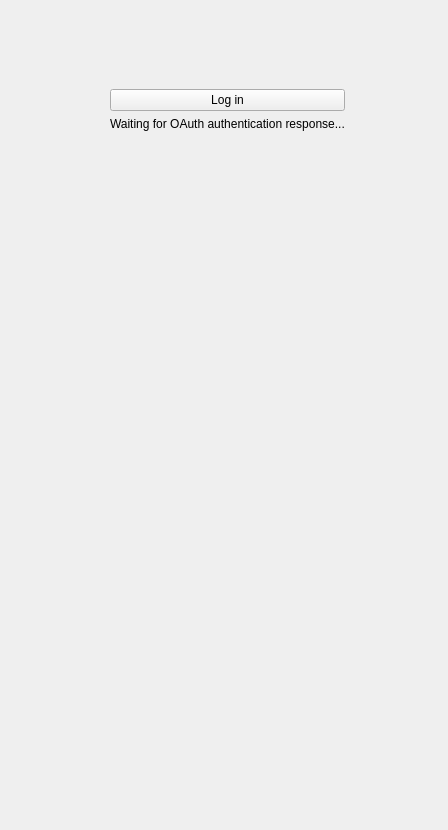
<?xml version="1.0" encoding="UTF-8"?>
<ui version="4.0">
 <class>DockWidget</class>
 <widget class="QDockWidget" name="DockWidget">
  <property name="geometry">
   <rect>
    <x>0</x>
    <y>0</y>
    <width>448</width>
    <height>830</height>
   </rect>
  </property>
  <property name="allowedAreas">
   <set>Qt::LeftDockWidgetArea|Qt::RightDockWidgetArea</set>
  </property>
  <property name="windowTitle">
   <string>Koordinates</string>
  </property>
  <widget class="QWidget" name="dockWidgetContents">
   <layout class="QVBoxLayout" name="verticalLayout">
    <property name="leftMargin">
     <number>0</number>
    </property>
    <property name="topMargin">
     <number>0</number>
    </property>
    <property name="rightMargin">
     <number>0</number>
    </property>
    <property name="bottomMargin">
     <number>0</number>
    </property>
    <item>
     <widget class="QStackedWidget" name="stackedWidget">
      <property name="currentIndex">
       <number>0</number>
      </property>
      <widget class="QWidget" name="pageAuth">
       <layout class="QGridLayout" name="gridLayout">
        <item row="0" column="2">
         <spacer name="verticalSpacer">
          <property name="orientation">
           <enum>Qt::Vertical</enum>
          </property>
          <property name="sizeType">
           <enum>QSizePolicy::Fixed</enum>
          </property>
          <property name="sizeHint" stdset="0">
           <size>
            <width>20</width>
            <height>40</height>
           </size>
          </property>
         </spacer>
        </item>
        <item row="3" column="3">
         <spacer name="horizontalSpacer_3">
          <property name="orientation">
           <enum>Qt::Horizontal</enum>
          </property>
          <property name="sizeHint" stdset="0">
           <size>
            <width>40</width>
            <height>20</height>
           </size>
          </property>
         </spacer>
        </item>
        <item row="1" column="1" colspan="2">
         <widget class="QLabel" name="labelHeader">
          <property name="text">
           <string/>
          </property>
         </widget>
        </item>
        <item row="4" column="2">
         <widget class="QPushButton" name="btnLogin">
          <property name="sizePolicy">
           <sizepolicy hsizetype="MinimumExpanding" vsizetype="Fixed">
            <horstretch>0</horstretch>
            <verstretch>0</verstretch>
           </sizepolicy>
          </property>
          <property name="text">
           <string>Log in</string>
          </property>
         </widget>
        </item>
        <item row="3" column="0">
         <spacer name="horizontalSpacer">
          <property name="orientation">
           <enum>Qt::Horizontal</enum>
          </property>
          <property name="sizeHint" stdset="0">
           <size>
            <width>40</width>
            <height>20</height>
           </size>
          </property>
         </spacer>
        </item>
        <item row="7" column="2">
         <spacer name="verticalSpacer_2">
          <property name="orientation">
           <enum>Qt::Vertical</enum>
          </property>
          <property name="sizeHint" stdset="0">
           <size>
            <width>20</width>
            <height>40</height>
           </size>
          </property>
         </spacer>
        </item>
        <item row="5" column="2">
         <widget class="QLabel" name="labelWaiting">
          <property name="sizePolicy">
           <sizepolicy hsizetype="MinimumExpanding" vsizetype="Preferred">
            <horstretch>0</horstretch>
            <verstretch>0</verstretch>
           </sizepolicy>
          </property>
          <property name="text">
           <string>Waiting for OAuth authentication response...</string>
          </property>
         </widget>
        </item>
       </layout>
      </widget>
      <widget class="QWidget" name="pageBrowser">
       <layout class="QVBoxLayout" name="verticalLayout_5">
        <item>
         <layout class="QHBoxLayout" name="horizontalLayout_8">
          <item>
           <widget class="QLabel" name="labelLoggedAs">
            <property name="text">
             <string>TextLabel</string>
            </property>
           </widget>
          </item>
          <item>
           <spacer name="horizontalSpacer_7">
            <property name="orientation">
             <enum>Qt::Horizontal</enum>
            </property>
            <property name="sizeHint" stdset="0">
             <size>
              <width>40</width>
              <height>20</height>
             </size>
            </property>
           </spacer>
          </item>
          <item>
           <widget class="QPushButton" name="btnLogout">
            <property name="text">
             <string>Log out</string>
            </property>
           </widget>
          </item>
         </layout>
        </item>
        <item>
         <widget class="Line" name="line_4">
          <property name="orientation">
           <enum>Qt::Horizontal</enum>
          </property>
         </widget>
        </item>
        <item>
         <widget class="QgsCollapsibleGroupBox" name="groupBox">
          <property name="title">
           <string>Filters</string>
          </property>
          <layout class="QVBoxLayout" name="verticalLayout_4">
           <item>
            <widget class="QLabel" name="labelContext">
             <property name="font">
              <font>
               <weight>75</weight>
               <bold>true</bold>
              </font>
             </property>
             <property name="text">
              <string>User Scope</string>
             </property>
            </widget>
           </item>
           <item>
            <layout class="QHBoxLayout" name="horizontalLayout_4">
             <property name="leftMargin">
              <number>9</number>
             </property>
             <item>
              <widget class="QComboBox" name="comboContext"/>
             </item>
            </layout>
           </item>
           <item>
            <widget class="QLabel" name="label_8">
             <property name="font">
              <font>
               <weight>75</weight>
               <bold>true</bold>
              </font>
             </property>
             <property name="text">
              <string>Text</string>
             </property>
            </widget>
           </item>
           <item>
            <layout class="QHBoxLayout" name="horizontalLayout">
             <property name="leftMargin">
              <number>9</number>
             </property>
             <item>
              <widget class="QLineEdit" name="txtSearch"/>
             </item>
            </layout>
           </item>
           <item>
            <widget class="QLabel" name="label">
             <property name="font">
              <font>
               <weight>75</weight>
               <italic>false</italic>
               <bold>true</bold>
              </font>
             </property>
             <property name="text">
              <string>Category</string>
             </property>
            </widget>
           </item>
           <item>
            <layout class="QHBoxLayout" name="horizontalLayout_2">
             <property name="leftMargin">
              <number>9</number>
             </property>
             <item>
              <widget class="QComboBox" name="comboCategory">
               <property name="sizePolicy">
                <sizepolicy hsizetype="MinimumExpanding" vsizetype="Fixed">
                 <horstretch>0</horstretch>
                 <verstretch>0</verstretch>
                </sizepolicy>
               </property>
              </widget>
             </item>
             <item>
              <widget class="QLabel" name="labelSubcategory">
               <property name="text">
                <string>Subcategory</string>
               </property>
              </widget>
             </item>
             <item>
              <widget class="QComboBox" name="comboSubcategory">
               <property name="sizePolicy">
                <sizepolicy hsizetype="MinimumExpanding" vsizetype="Fixed">
                 <horstretch>0</horstretch>
                 <verstretch>0</verstretch>
                </sizepolicy>
               </property>
              </widget>
             </item>
            </layout>
           </item>
           <item>
            <widget class="QLabel" name="label_3">
             <property name="font">
              <font>
               <weight>75</weight>
               <bold>true</bold>
              </font>
             </property>
             <property name="text">
              <string>Data Type</string>
             </property>
            </widget>
           </item>
           <item>
            <layout class="QHBoxLayout" name="horizontalLayout_3">
             <property name="leftMargin">
              <number>9</number>
             </property>
             <item>
              <widget class="QComboBox" name="comboDatatype">
               <item>
                <property name="text">
                 <string>All</string>
                </property>
               </item>
               <item>
                <property name="text">
                 <string>Vector</string>
                </property>
               </item>
               <item>
                <property name="text">
                 <string>Raster</string>
                </property>
               </item>
               <item>
                <property name="text">
                 <string>Grid</string>
                </property>
               </item>
               <item>
                <property name="text">
                 <string>Table</string>
                </property>
               </item>
               <item>
                <property name="text">
                 <string>Set</string>
                </property>
               </item>
               <item>
                <property name="text">
                 <string>Data Repository</string>
                </property>
               </item>
               <item>
                <property name="text">
                 <string>Document</string>
                </property>
               </item>
              </widget>
             </item>
            </layout>
           </item>
           <item>
            <widget class="QStackedWidget" name="stackedWidgetDatatype">
             <property name="sizePolicy">
              <sizepolicy hsizetype="Preferred" vsizetype="Maximum">
               <horstretch>0</horstretch>
               <verstretch>0</verstretch>
              </sizepolicy>
             </property>
             <property name="currentIndex">
              <number>1</number>
             </property>
             <widget class="QWidget" name="pageRaster">
              <layout class="QVBoxLayout" name="verticalLayout_2">
               <property name="leftMargin">
                <number>0</number>
               </property>
               <property name="topMargin">
                <number>0</number>
               </property>
               <property name="rightMargin">
                <number>0</number>
               </property>
               <property name="bottomMargin">
                <number>0</number>
               </property>
               <item>
                <layout class="QGridLayout" name="gridLayout_4">
                 <property name="leftMargin">
                  <number>18</number>
                 </property>
                 <item row="1" column="0">
                  <widget class="QRadioButton" name="radioNoAerial">
                   <property name="text">
                    <string>Not Aerial &amp; Satellite Photos</string>
                   </property>
                  </widget>
                 </item>
                 <item row="1" column="1">
                  <widget class="QRadioButton" name="radioGrayscale">
                   <property name="text">
                    <string>Grayscale</string>
                   </property>
                  </widget>
                 </item>
                 <item row="0" column="0">
                  <widget class="QRadioButton" name="radioAerial">
                   <property name="text">
                    <string>Aerial &amp; Satellite Photos</string>
                   </property>
                  </widget>
                 </item>
                 <item row="0" column="1">
                  <widget class="QRadioButton" name="radioRGB">
                   <property name="text">
                    <string>RGB </string>
                   </property>
                  </widget>
                 </item>
                 <item row="2" column="0">
                  <widget class="QCheckBox" name="chkOnlyAlpha">
                   <property name="text">
                    <string>Only With Alpha Channel</string>
                   </property>
                  </widget>
                 </item>
                </layout>
               </item>
              </layout>
             </widget>
             <widget class="QWidget" name="pageRepos">
              <layout class="QVBoxLayout" name="verticalLayout_6">
               <property name="leftMargin">
                <number>18</number>
               </property>
               <item>
                <widget class="QCheckBox" name="chkIncludeRepos">
                 <property name="text">
                  <string>Include Data Repos for Published Data</string>
                 </property>
                </widget>
               </item>
              </layout>
             </widget>
             <widget class="QWidget" name="pageVector">
              <layout class="QVBoxLayout" name="verticalLayout_3">
               <property name="leftMargin">
                <number>0</number>
               </property>
               <property name="topMargin">
                <number>0</number>
               </property>
               <property name="rightMargin">
                <number>0</number>
               </property>
               <property name="bottomMargin">
                <number>0</number>
               </property>
               <item>
                <layout class="QGridLayout" name="gridLayout_3">
                 <property name="leftMargin">
                  <number>18</number>
                 </property>
                 <item row="1" column="0">
                  <widget class="QCheckBox" name="chkLines">
                   <property name="text">
                    <string>Lines</string>
                   </property>
                  </widget>
                 </item>
                 <item row="2" column="0">
                  <widget class="QCheckBox" name="chkPolygons">
                   <property name="text">
                    <string>Polygons</string>
                   </property>
                  </widget>
                 </item>
                 <item row="0" column="0">
                  <widget class="QCheckBox" name="chkPoints">
                   <property name="text">
                    <string>Points</string>
                   </property>
                  </widget>
                 </item>
                 <item row="0" column="1">
                  <widget class="QCheckBox" name="chkHasZ">
                   <property name="text">
                    <string>Has Z</string>
                   </property>
                  </widget>
                 </item>
                 <item row="1" column="1">
                  <widget class="QCheckBox" name="chkHasPrimaryKey">
                   <property name="text">
                    <string>Has Primary Key</string>
                   </property>
                  </widget>
                 </item>
                 <item row="2" column="1">
                  <widget class="QCheckBox" name="chkHasDataRepository">
                   <property name="text">
                    <string>Has Data Repository</string>
                   </property>
                  </widget>
                 </item>
                </layout>
               </item>
              </layout>
             </widget>
            </widget>
           </item>
           <item>
            <widget class="QLabel" name="label_4">
             <property name="font">
              <font>
               <weight>75</weight>
               <bold>true</bold>
              </font>
             </property>
             <property name="text">
              <string>Date</string>
             </property>
            </widget>
           </item>
           <item>
            <layout class="QGridLayout" name="gridLayout_2">
             <property name="leftMargin">
              <number>9</number>
             </property>
             <item row="0" column="2">
              <widget class="QDateEdit" name="dateCreatedBefore"/>
             </item>
             <item row="1" column="2">
              <widget class="QDateEdit" name="dateUpdatedBefore"/>
             </item>
             <item row="1" column="1">
              <widget class="QDateEdit" name="dateUpdatedAfter"/>
             </item>
             <item row="0" column="1">
              <widget class="QDateEdit" name="dateCreatedAfter"/>
             </item>
             <item row="0" column="0">
              <widget class="QLabel" name="label_5">
               <property name="text">
                <string>First Published</string>
               </property>
              </widget>
             </item>
             <item row="1" column="0">
              <widget class="QLabel" name="label_6">
               <property name="text">
                <string>Last Updated</string>
               </property>
              </widget>
             </item>
            </layout>
           </item>
           <item>
            <widget class="QPushButton" name="btnSearch">
             <property name="text">
              <string>Search</string>
             </property>
            </widget>
           </item>
          </layout>
         </widget>
        </item>
        <item>
         <widget class="QLabel" name="label_7">
          <property name="text">
           <string>Datasets</string>
          </property>
         </widget>
        </item>
        <item>
         <widget class="QFrame" name="browserFrame">
          <property name="sizePolicy">
           <sizepolicy hsizetype="Preferred" vsizetype="MinimumExpanding">
            <horstretch>0</horstretch>
            <verstretch>0</verstretch>
           </sizepolicy>
          </property>
          <property name="frameShape">
           <enum>QFrame::StyledPanel</enum>
          </property>
          <property name="frameShadow">
           <enum>QFrame::Raised</enum>
          </property>
         </widget>
        </item>
       </layout>
      </widget>
     </widget>
    </item>
   </layout>
  </widget>
 </widget>
 <customwidgets>
  <customwidget>
   <class>QgsCollapsibleGroupBox</class>
   <extends>QGroupBox</extends>
   <header>qgscollapsiblegroupbox.h</header>
   <container>1</container>
  </customwidget>
 </customwidgets>
 <resources/>
 <connections/>
</ui>
